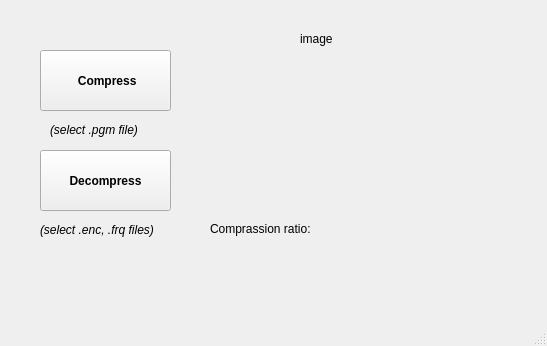
<?xml version="1.0" encoding="UTF-8"?>
<ui version="4.0">
 <class>MainWindow</class>
 <widget class="QMainWindow" name="MainWindow">
  <property name="geometry">
   <rect>
    <x>0</x>
    <y>0</y>
    <width>547</width>
    <height>346</height>
   </rect>
  </property>
  <property name="windowTitle">
   <string>MainWindow</string>
  </property>
  <widget class="QWidget" name="centralwidget">
   <widget class="QLabel" name="label_6">
    <property name="geometry">
     <rect>
      <x>300</x>
      <y>30</y>
      <width>41</width>
      <height>17</height>
     </rect>
    </property>
    <property name="text">
     <string>image</string>
    </property>
   </widget>
   <widget class="QLabel" name="label_5">
    <property name="geometry">
     <rect>
      <x>40</x>
      <y>220</y>
      <width>151</width>
      <height>20</height>
     </rect>
    </property>
    <property name="font">
     <font>
      <italic>true</italic>
     </font>
    </property>
    <property name="text">
     <string>(select .enc, .frq files)</string>
    </property>
   </widget>
   <widget class="QLabel" name="label_2">
    <property name="geometry">
     <rect>
      <x>340</x>
      <y>220</y>
      <width>91</width>
      <height>17</height>
     </rect>
    </property>
    <property name="text">
     <string/>
    </property>
   </widget>
   <widget class="QLabel" name="label_4">
    <property name="geometry">
     <rect>
      <x>50</x>
      <y>120</y>
      <width>121</width>
      <height>20</height>
     </rect>
    </property>
    <property name="font">
     <font>
      <italic>true</italic>
     </font>
    </property>
    <property name="text">
     <string>(select .pgm file)</string>
    </property>
   </widget>
   <widget class="QLabel" name="label">
    <property name="geometry">
     <rect>
      <x>190</x>
      <y>60</y>
      <width>271</width>
      <height>141</height>
     </rect>
    </property>
    <property name="text">
     <string/>
    </property>
    <property name="scaledContents">
     <bool>true</bool>
    </property>
   </widget>
   <widget class="QPushButton" name="pushButton_2">
    <property name="geometry">
     <rect>
      <x>40</x>
      <y>50</y>
      <width>131</width>
      <height>61</height>
     </rect>
    </property>
    <property name="font">
     <font>
      <weight>75</weight>
      <bold>true</bold>
     </font>
    </property>
    <property name="text">
     <string>  Compress </string>
    </property>
   </widget>
   <widget class="QPushButton" name="pushButton_3">
    <property name="geometry">
     <rect>
      <x>40</x>
      <y>150</y>
      <width>131</width>
      <height>61</height>
     </rect>
    </property>
    <property name="font">
     <font>
      <weight>75</weight>
      <bold>true</bold>
     </font>
    </property>
    <property name="text">
     <string>Decompress</string>
    </property>
   </widget>
   <widget class="QLabel" name="label_3">
    <property name="geometry">
     <rect>
      <x>210</x>
      <y>220</y>
      <width>131</width>
      <height>17</height>
     </rect>
    </property>
    <property name="text">
     <string>Comprassion ratio:</string>
    </property>
   </widget>
  </widget>
  <widget class="QMenuBar" name="menubar">
   <property name="geometry">
    <rect>
     <x>0</x>
     <y>0</y>
     <width>547</width>
     <height>22</height>
    </rect>
   </property>
  </widget>
  <widget class="QStatusBar" name="statusbar"/>
 </widget>
 <resources/>
 <connections/>
</ui>
